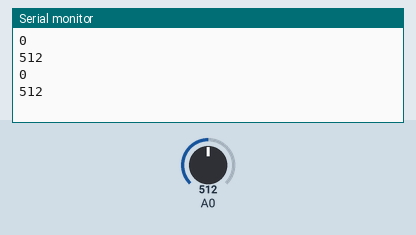
The sketch below on a simulated Arduino Uno, built with avr-gcc and run on an emulated ATmega328P. Shown: the last lines printed to the serial monitor. Inputs (shaded band) come from the test bench; at power-on: A0 = 512.

Above: at 1.8 s.
1.9 s: A0 set to 716
At 2.8 s:
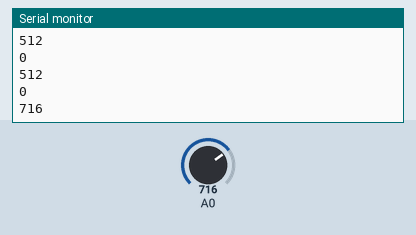
3.4 s: A0 set to 900
At 4.8 s:
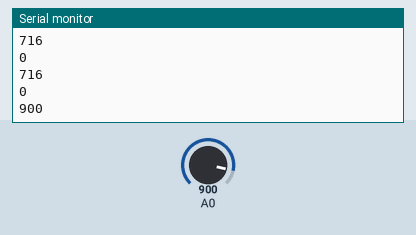
Timing chart, 0 to 6.4 s (numbered marks = the images above; inputs shaded):
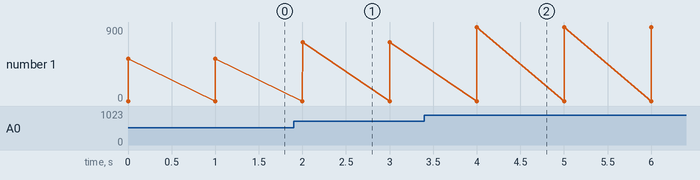

Measured:
- after the input at 1.9 s, the serial monitor: prints a new line after 0.10 s (image 1)
- after the input at 3.4 s, the serial monitor: prints a new line after 0.60 s (image 2)
- plotted number 1: 512 → 716 after the input at 1.9 s, 716 → 900 after the input at 3.4 s

The sketch:

first_calib.ino
```cpp
bool bpmTiming = false;
bool beatComplete = false;
int lastTime=0;
int bpm=0;
#define upperTh 550 //upper threshlold
#define lowerTh 500 // lower threshhold
void bpmCalc()
{

 int value= analogRead(0);
  if (value>upperTh)
  {
    if(beatComplete)
    {
      bpm= millis()-lastTime;
      bpm= int(60/(float(bpm)/1000));
      bpmTiming=false;
      beatComplete=false;
    }
    if(bpmTiming == false)
    {
      lastTime= millis();
      bpmTiming= true;
    }

  }
  if((value<lowerTh)&(bpmTiming))
  {
    beatComplete=true;
  }
  Serial.println(bpm);
  Serial.println(value);
  delay(1000);
}

void setup()
{
  Serial.begin(112500);
}

void loop()
{
 bpmCalc();
}
```
